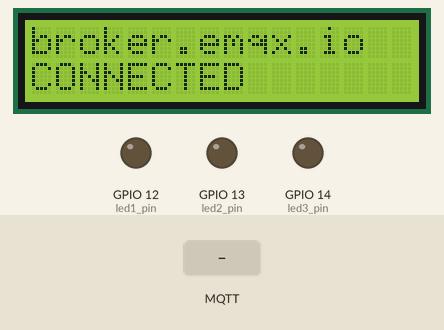
Bench run of a sketch on a simulated ESP32. Shown: 16×2 character LCD, output pins drawn as LEDs (lit = HIGH). Inputs (shaded band) come from the test bench. WiFi joins after 1.5 s; servers stay silent unless stated; no MQTT or app messages arrive unless stated; what the sketch prints to the serial monitor is not drawn.

Above: at 2.8 s.
2.9 s: MQTT message "5" arrives on the first subscribed topic
At 3.7 s:
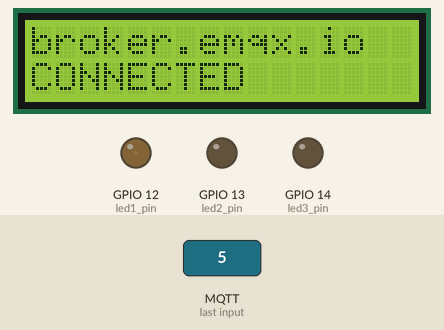
4.4 s: MQTT message "90" arrives on the first subscribed topic
At 4.9 s:
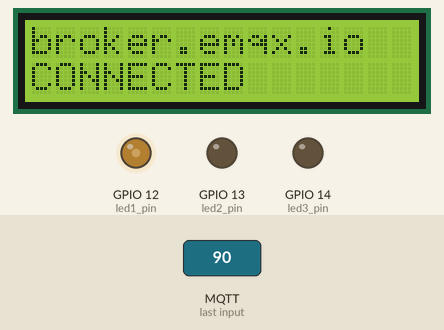
5.9 s: MQTT message "200" arrives on the first subscribed topic
At 7.1 s:
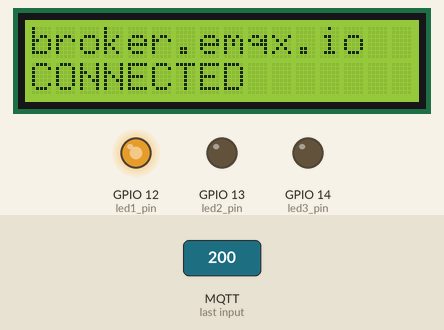
7.4 s: MQTT message "5" arrives on the second subscribed topic
At 8.4 s:
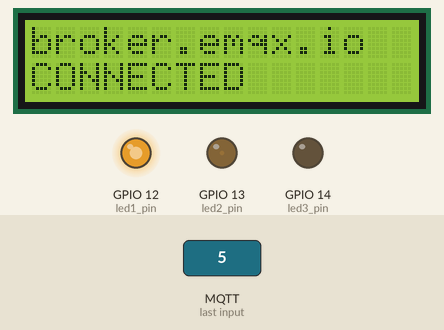
8.9 s: MQTT message "1" arrives on the first subscribed topic
At 9.5 s:
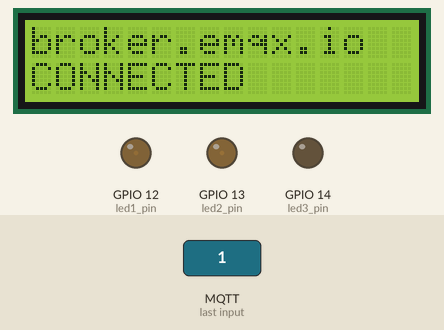
10.4 s: MQTT message "90" arrives on the second subscribed topic
At 11.8 s:
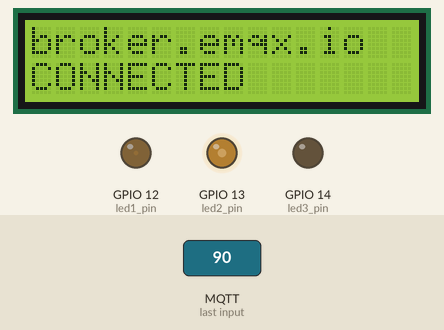
Timing chart, 0 to 12.9 s (numbered marks = the images above; inputs shaded):
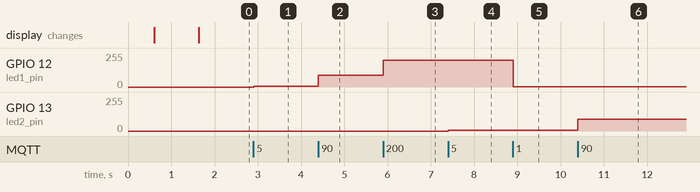

Measured:
- after the input at 2.9 s, GPIO 12 (led1_pin): 0/255 → 5/255 at once
- after the input at 4.4 s, GPIO 12 (led1_pin): 5/255 → 90/255 at once
- after the input at 5.9 s, GPIO 12 (led1_pin): 90/255 → 199/255 at once
- after the input at 7.4 s, GPIO 13 (led2_pin): 0/255 → 5/255 at once
- after the input at 8.9 s, GPIO 12 (led1_pin): 199/255 → 1/255 at once
- after the input at 10.4 s, GPIO 13 (led2_pin): 5/255 → 90/255 at once

The sketch:

menyalakan_rgb_led_dari_mqtt.ino
```cpp
/*
 * JOB 5 : Membaca dht via mqtt
 * Written by : Muhammad Husni Muttaqin (1503467)
 *
 */


#include <WiFi.h>
#include <PubSubClient.h>
#include <Wire.h>

#include <LiquidCrystal_I2C.h>
LiquidCrystal_I2C lcd(0x27, 16, 2);


const char* ssid = "Wifihusni12";
const char* password = "123456789";
const char* mqtt_server = "broker.emqx.io";

WiFiClient espClient;
PubSubClient client(espClient);

#include "DHT.h"

#define DHTPIN 16

#define DHTTYPE DHT11


DHT dht(DHTPIN, DHTTYPE);


float temperature;
float humidity;

long lastMsg = 0;
char msg[50];
int value = 0;

const int led1_pin = 12;
const int led2_pin = 13;
const int led3_pin = 14;

int led1_value;
int led2_value;
int led3_value;


unsigned long data_send_time;
unsigned long data_send_time_prev;
unsigned long data_send_period = 2000;

void setup() {

  lcd.begin();
  lcd.clear();
  lcd.backlight();
  lcd.setCursor(0,0);
  lcd.print(mqtt_server);

  pinMode(led1_pin, OUTPUT);
  pinMode(led2_pin, OUTPUT);
  pinMode(led3_pin, OUTPUT);

  ledcSetup(0, 1000, 8);
  ledcAttachPin(led1_pin, 0);

  ledcSetup(1, 1000, 8);
  ledcAttachPin(led2_pin, 1);

  ledcSetup(2, 1000, 8);
  ledcAttachPin(led3_pin, 2);

  Serial.begin(115200);
  setup_wifi();
  client.setServer(mqtt_server, 1883);
  client.setCallback(callback);

  dht.begin();

}

void setup_wifi() {
  delay(10);
  Serial.println();
  Serial.print("Connecting to ");
  Serial.println(ssid);
  WiFi.begin(ssid, password);

  while (WiFi.status() != WL_CONNECTED) {
    delay(500);
    Serial.print(".");
    lcd.setCursor(0,1);
    lcd.print("ATTEMPTING");
  }

  Serial.println("");
  Serial.println("WiFi connected");
  Serial.println("IP address: ");
  Serial.println(WiFi.localIP());
  lcd.setCursor(0,1);
  lcd.print("CONNECTED ");
}

void callback(char* topic, byte* message, unsigned int length) {
  Serial.print("Message arrived on topic: ");
  Serial.print(topic);
  Serial.print(". Message: ");
  String messageTemp;

  for (int i = 0; i < length; i++) {
    Serial.print((char)message[i]);
    messageTemp += (char)message[i];
  }
  Serial.println();


  if (String(topic) == "trainer_iot_upi_01/led1") {
    led1_value = messageTemp.toInt();

  }

  if (String(topic) == "trainer_iot_upi_01/led2") {
    led2_value = messageTemp.toInt();
  }

  if (String(topic) == "trainer_iot_upi_01/led3") {
    led3_value = messageTemp.toInt();
  }
}


void reconnect() {
  while (!client.connected()) {
    Serial.print("Attempting MQTT connection...");
    if (client.connect("ESP32Client")) {
      Serial.println("connected");
      client.subscribe("trainer_iot_upi_01/led1");
      client.subscribe("trainer_iot_upi_01/led2");
      client.subscribe("trainer_iot_upi_01/led3");

    } else {
      Serial.print("failed, rc=");
      Serial.print(client.state());
      Serial.println(" try again in 5 seconds");
      delay(5000);
    }
  }
}


void loop() {
  if (!client.connected()) {
    reconnect();

  }
  ledcWrite(0, led1_value);
  ledcWrite(1, led2_value);
  ledcWrite(2, led3_value);
  data_send_time = millis() - data_send_time_prev;
  if (data_send_time > data_send_period){


    data_send_time_prev = millis();
  }


  client.loop();
  }
```
